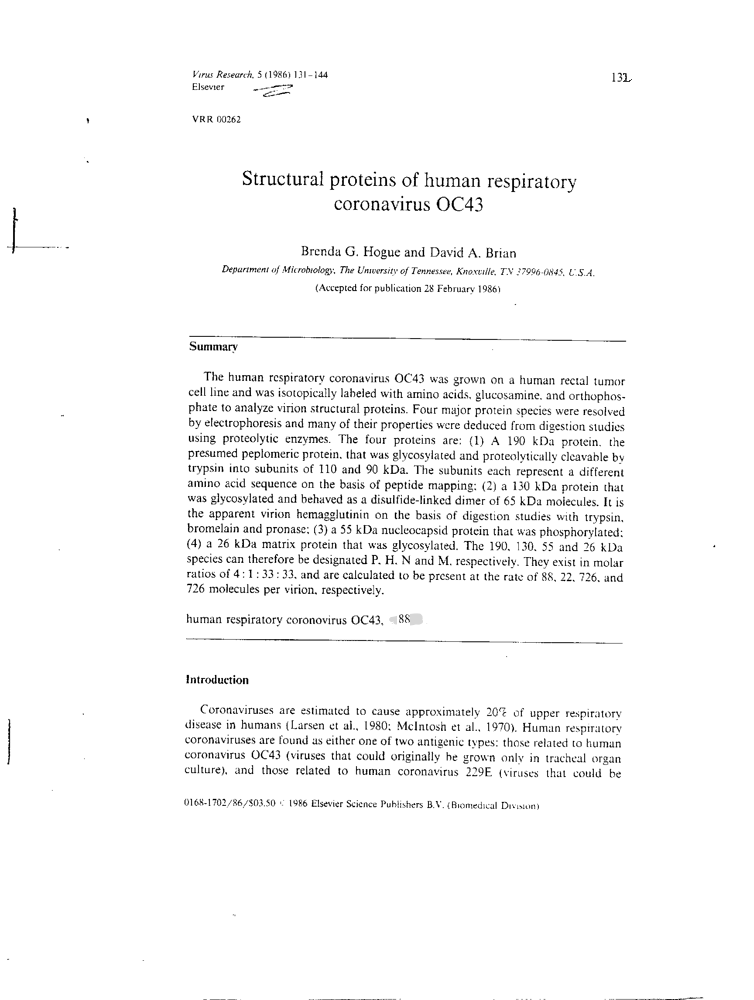
#> input picture images/article.tif, 754 x 1000 px
$ python -i Forgery.py   (imports and definitions only)
#> lines starting #> are read from the running program, lines starting #| are printed output that depends on the picture; after the words box and inside, x2 and y2 are one past the last pixel; in counts of white or black regions, pixels touching at a corner belong together
#> further down, picture is the input picture: PIL image 754x1000 RGB; min 0, max 255, mean 247.4
"""
advanced_forgery_generator.py

Generates realistic synthetic forgeries from RVL-CDIP images by applying a variety of tampering operations:
- text overlay/replacement
- copy-paste splicing (with optional Poisson seamless clone)
- signature/photo-like paste with affine/perspective transform
- local blur/smudge and warp
- JPEG compression artifacts and additive noise
- brightness/contrast/color jitter

Adjust PARAMETERS at top as needed.
"""

import os
import random
from pathlib import Path
from tqdm import tqdm

import numpy as np
from PIL import Image, ImageDraw, ImageFont, ImageEnhance, ImageFilter
import cv2

# -------------------------
# Configuration / params
# -------------------------
RVLCDIP_ROOT = r"E:\Thesis\rvl-cdip\images"   # input root (recursive)
OUTPUT_ROOT = r"E:\Thesis\forgery_dataset_realistic"
SAMPLE_SIZE = 500    # how many images to sample (set to total if you want everything)
SEED = 42

# Splits ratio
TRAIN_RATIO = 0.7
VAL_RATIO = 0.15
TEST_RATIO = 0.15

# Forgery parameters (probabilities & sizes)
PROB_TEXT_OVERLAY = 0.45
PROB_COPY_PASTE = 0.6
PROB_SEAMLESS = 0.4            # if copy-paste, whether to use seamlessClone
PROB_SIGNATURE_PASTE = 0.25
PROB_LOCAL_BLUR = 0.5
PROB_COMPRESSION_NOISE = 0.6

MAX_PATCH_AREA = 0.08  # max patch area relative to image size for copy-paste
MIN_PATCH_AREA = 0.005

# Font path (try to provide a TTF path; fallback to default)
FONT_PATH = None  # e.g. r"C:\Windows\Fonts\arial.ttf" or leave None to use default PIL font

# [2 lines not run here, left out]


# -------------------------
# Utils
# -------------------------
def pil_to_cv(img_pil):
    arr = np.array(img_pil)
    # PIL uses RGB, OpenCV uses BGR
    return cv2.cvtColor(arr, cv2.COLOR_RGB2BGR)


def cv_to_pil(img_cv):
    img_rgb = cv2.cvtColor(img_cv, cv2.COLOR_BGR2RGB)
    return Image.fromarray(img_rgb)


# [16 lines left out: functions add_jpeg_noise, add_gaussian_noise, not called in this run]


def random_brightness_contrast(pil_img, bright_range=(0.8, 1.3), contrast_range=(0.8, 1.3)):
    img = pil_img
    img = ImageEnhance.Brightness(img).enhance(random.uniform(*bright_range))
    img = ImageEnhance.Contrast(img).enhance(random.uniform(*contrast_range))
    return img


# -------------------------
# Forgery operations
# -------------------------
# [131 lines left out: functions text_overlay, copy_paste_splice, signature_photo_paste, not called in this run]


def local_blur_smudge(pil_img):
    """Apply local blur or smudge: choose a region and blur/smear it."""
    img_cv = pil_to_cv(pil_img)
    h, w = img_cv.shape[:2]
#> h = 1000; w = 754

    patch_w = int(w * random.uniform(0.05, 0.3))
#> patch_w = 134
    patch_h = int(h * random.uniform(0.03, 0.25))
#> patch_h = 119
    x = random.randint(0, w - patch_w)
#> x = 310
    y = random.randint(0, h - patch_h)
#> y = 488

    # sometimes motion blur
    sub = img_cv[y:y + patch_h, x:x + patch_w].copy()
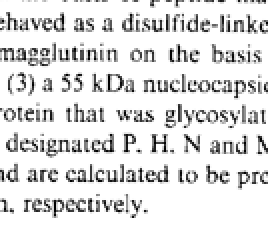
#> sub: shape (119, 134, 3) (shown 2 times larger); min 0, max 255, mean 224.3
    if random.random() < 0.4:
        # gaussian blur
        k = random.choice([5,9,15])
        sub = cv2.GaussianBlur(sub, (k, k), 0)
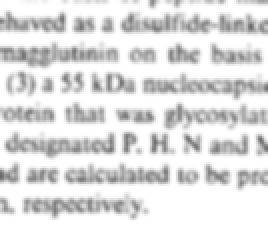
#> sub: shape (119, 134, 3) (shown 2 times larger); min 101, max 255, mean 224.4
    else:
        # motion blur: kernel
        size = random.choice([10, 15, 25])
        kernel = np.zeros((size, size))
        if random.random() < 0.5:
            kernel[int((size - 1) / 2), :] = np.ones(size)
        else:
            kernel[:, int((size - 1) / 2)] = np.ones(size)
        kernel = kernel / np.sum(kernel)
        sub = cv2.filter2D(sub, -1, kernel)

    img_cv[y:y + patch_h, x:x + patch_w] = sub
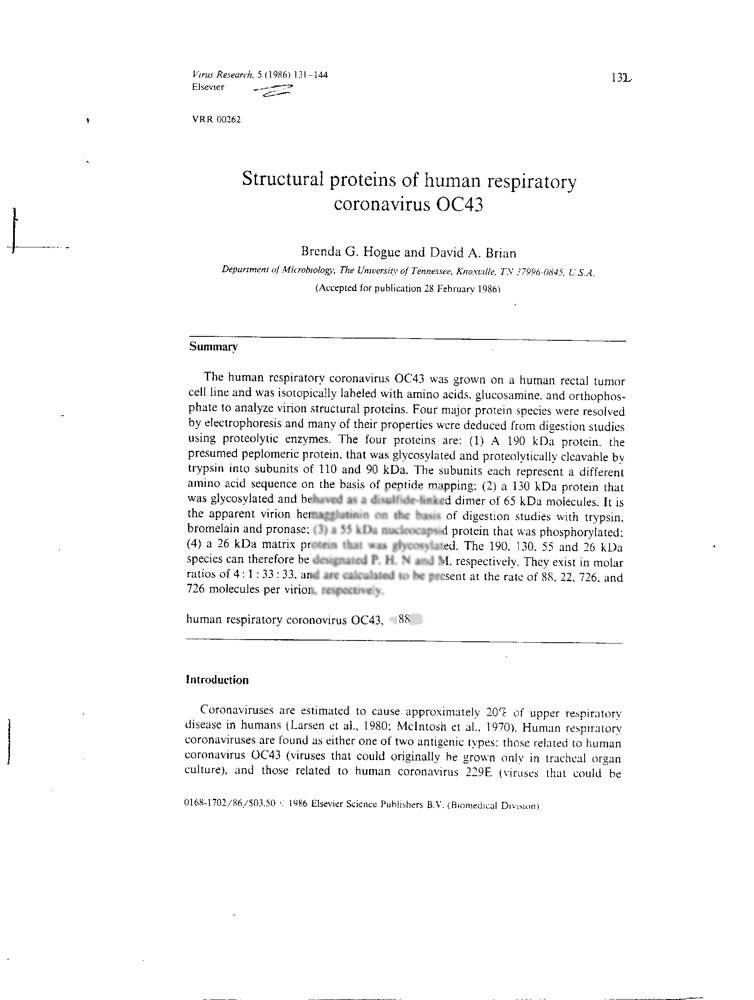
#> img_cv: shape (1000, 754, 3); 1.39% of pixels changed, all inside (x1, y1, x2, y2) = (310, 488, 444, 599)
    return cv_to_pil(img_cv)


# -------------------------
# Overall forgery generator
# -------------------------
def make_forgery(pil_img):
    """Apply a sequence of forgery operations chosen randomly to create a realistic forged image."""
    img = pil_img.copy().convert("RGB")

    # Randomly apply text overlay
    if random.random() < PROB_TEXT_OVERLAY:
        img = text_overlay(img)

    # Copy-paste splice
    if random.random() < PROB_COPY_PASTE:
        img = copy_paste_splice(img, seamless_prob=PROB_SEAMLESS if random.random() < 0.8 else 0.0)

    # signature/photo paste
    if random.random() < PROB_SIGNATURE_PASTE:
        img = signature_photo_paste(img)

    # local blur / smudge
    if random.random() < PROB_LOCAL_BLUR:
        img = local_blur_smudge(img)

    # brightness/contrast jitter
    img = random_brightness_contrast(img)

    # compress / noise
    if random.random() < PROB_COMPRESSION_NOISE:
        img = add_jpeg_noise(img, quality_range=(30, 85))
        img = add_gaussian_noise(img, sigma=random.uniform(3, 16))

    return img

>>> from PIL import Image
>>> picture = Image.open('images/article.tif')
>>> result = make_forgery(picture)
